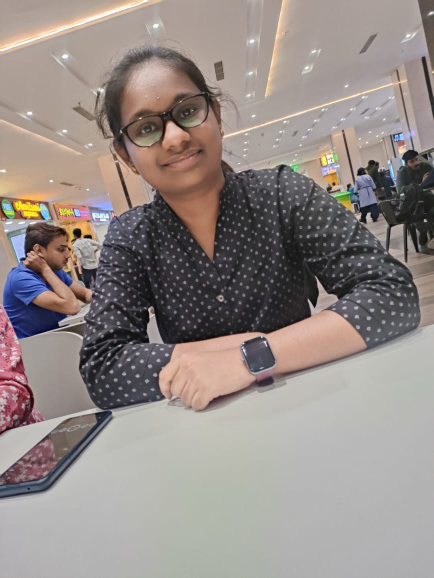
#> input picture photos/Suprasanna.jpeg, 867 x 1156 px, given in place of the camera (shown at 1/2 size)
$ python addnewface.py
#> lines starting #> are read from the running program, lines starting #| are printed output that depends on the picture; after the words box and inside, x2 and y2 are one past the last pixel; in counts of white or black regions, pixels touching at a corner belong together
import cv2
import numpy as np
import os
import pickle

face_data = []
i = 0

cam = cv2.VideoCapture(0)

facec = cv2.CascadeClassifier('data/haarcascade_frontalface_default.xml')

name = input('Enter your name --> ')
#> the answer given: photos/Suprasanna.jpeg

ret = True

while(ret):
    ret, frame = cam.read()
#> frame is the input picture: shape (1156, 867, 3); mean B, G, R 135.3, 139.2, 148.4
    if ret == True:
        gray = cv2.cvtColor(frame, cv2.COLOR_BGR2GRAY)
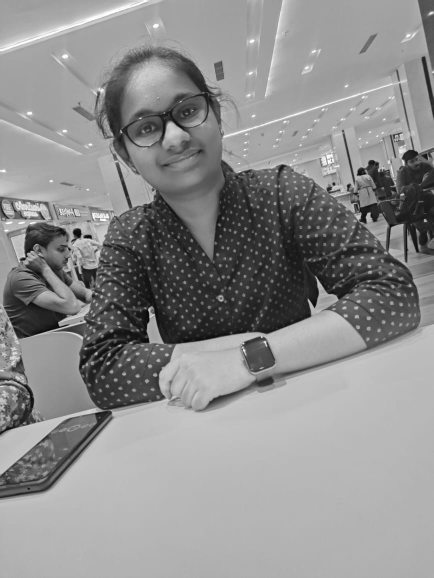
#> gray: shape (1156, 867) (shown at 1/2 size); min 1, max 255, mean 141.5

        face_coordinates = facec.detectMultiScale(gray, 1.3, 4)
#> face_coordinates = [[246, 259, 85, 85]]

        for (x, y, w, h) in face_coordinates:
            faces = frame[y:y+h, x:x+w, :]
            resized_faces = cv2.resize(faces, (50, 50))

            if i % 10 == 0 and len(face_data) < 100:
                face_data.append(resized_faces)
            cv2.rectangle(frame, (x, y), (x+w, y+h), (255, 0, 0), 2)
#> this loop made 1 pass
#> pass 1, `faces = frame[y:y+h, x:x+w, :]`:
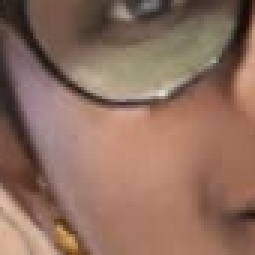
#> faces: shape (85, 85, 3) (shown 3 times larger); mean B, G, R 94.6, 110.2, 142.3
#> pass 1, `resized_faces = cv2.resize(faces, (50, 50))`:
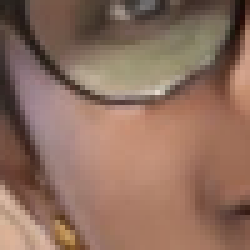
#> resized_faces: shape (50, 50, 3) (shown 5 times larger); mean B, G, R 94.5, 110.1, 142.2
#> after the loop:
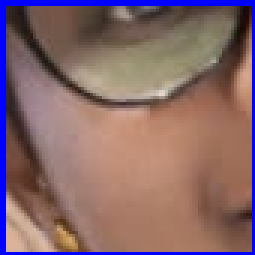
#> faces: shape (85, 85, 3) (shown 3 times larger); 6.93% of pixels changed, all inside (x1, y1, x2, y2) = (0, 0, 85, 85)
#> after the loop:
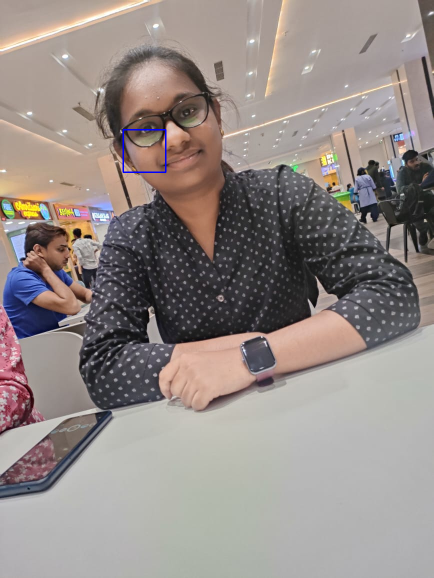
#> frame: shape (1156, 867, 3) (shown at 1/2 size); 0.1% of pixels changed, all inside (x1, y1, x2, y2) = (245, 258, 333, 346)
#> after the loop, face_data = 1 item
        i += 1

        cv2.imshow('frames', frame)

        if cv2.waitKey(1) == 27 or len(face_data) >= 100:
#> (key Esc is pressed here)
            break
    else:
        print('error')
        break


cv2.destroyAllWindows()
cam.release()


face_data = np.asarray(face_data)
face_data = face_data.reshape(100, -1)
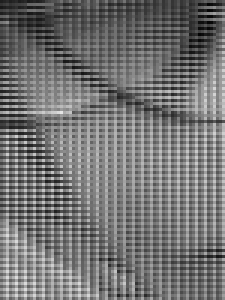
#> face_data: shape (100, 75) (shown 3 times larger); min 4, max 229, mean 115.6

#> (the run stopped early here; a loop or call above may not have finished)

$ run again, on photos/ambhani.jpeg
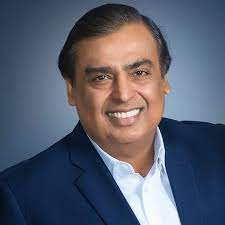
#> input picture photos/ambhani.jpeg, 225 x 225 px, given in place of the camera
#> frame is the input picture: shape (225, 225, 3); mean B, G, R 108.6, 93.1, 88.7
#> face_coordinates = [[68, 33, 108, 108]]
#> the loop `for (x, y, w, h) in face_coordinates:` made 1 pass
#> after the loop `for (x, y, w, h) in face_coordinates:`:
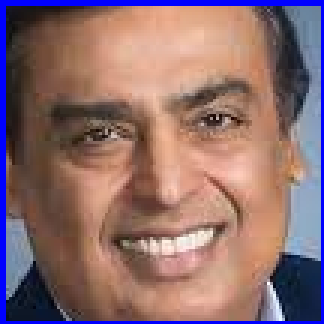
#> faces: shape (108, 108, 3) (shown 3 times larger); mean B, G, R 110.8, 109.1, 140.5
#> after the loop `for (x, y, w, h) in face_coordinates:`: face_data = 1 item
#> `face_data = face_data.reshape(100, -1)`:
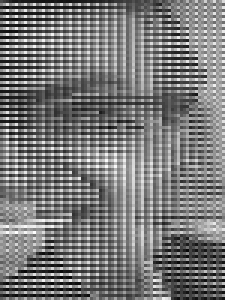
#> face_data: shape (100, 75) (shown 3 times larger); min 5, max 254, mean 120.7

$ run again, on photos/devika.jpeg
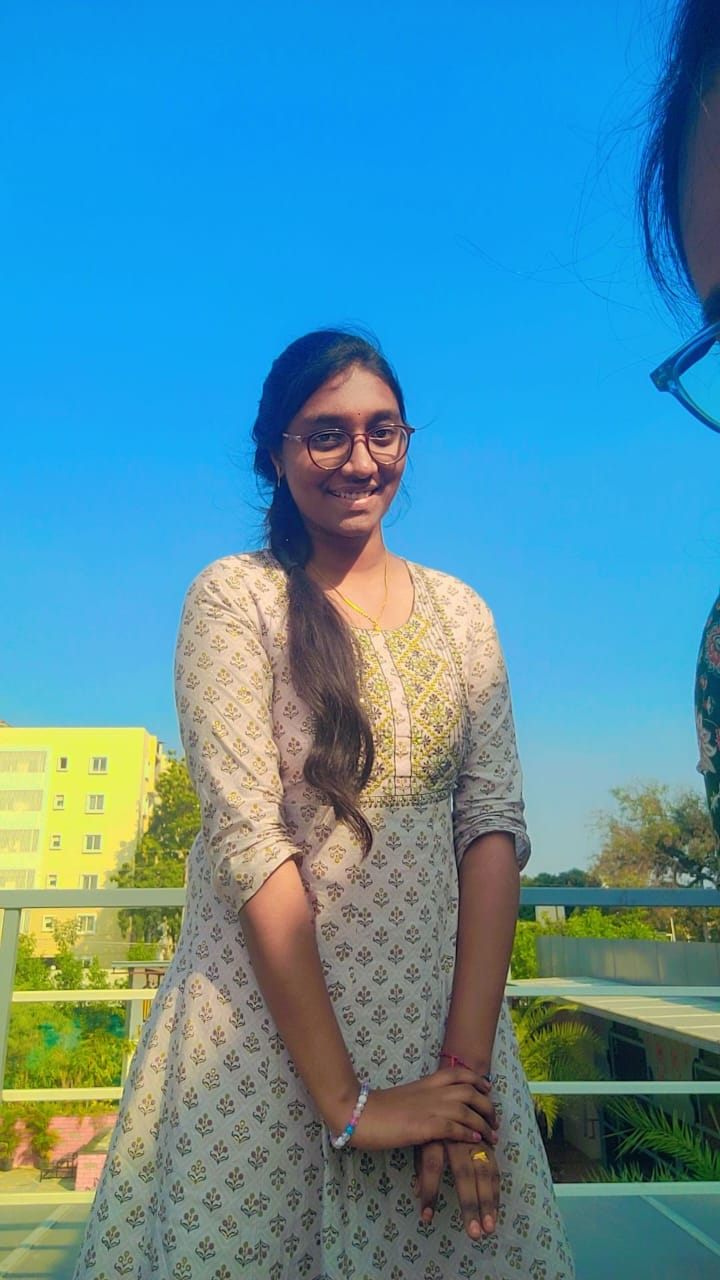
#> input picture photos/devika.jpeg, 720 x 1280 px, given in place of the camera
#> frame is the input picture: shape (1280, 720, 3); mean B, G, R 165.3, 143.6, 80.7
#> face_coordinates = [[272, 367, 170, 170]]
#> the loop `for (x, y, w, h) in face_coordinates:` made 1 pass
#> after the loop `for (x, y, w, h) in face_coordinates:`:
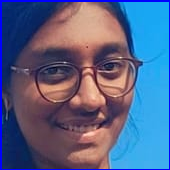
#> faces: shape (170, 170, 3); mean B, G, R 136.5, 99.4, 86.3
#> after the loop `for (x, y, w, h) in face_coordinates:`: face_data = 1 item
#> `face_data = face_data.reshape(100, -1)`:
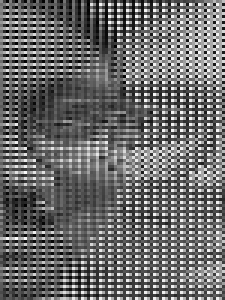
#> face_data: shape (100, 75) (shown 3 times larger); min 0, max 255, mean 107.5
